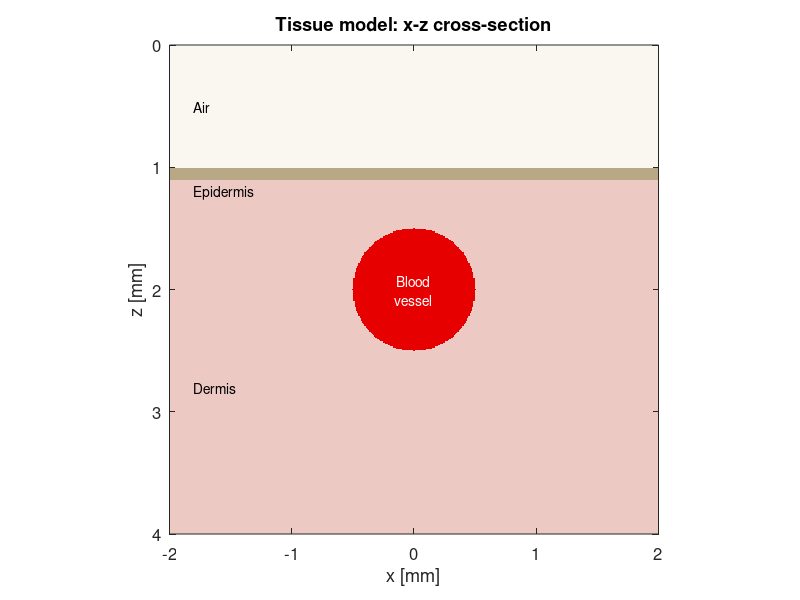

The MATLAB source for this figure:
%clear;clc;

Ny = 400;
Nx = Ny;
Nz = Ny;
% 由上到下 空气：1 血管：3 真皮：4 表皮：5 
dx = 0.010;  % mm，体素大小为 10 μm
dz = dx;

x = ((1:Nx)' - Nx/2) * dx;
z = (1:Nz)' * dz;

T = double(zeros(Nx, Ny, Nz));
T = T + 4;  % 默认填充真皮：4 = dermis

zsurf = 1;  % 空气/皮肤表面的位置，单位 mm

for iz = 1:Nz

    % 空气：1 = air
    if iz <= round(zsurf/dz)
        T(:, :, iz) = 1;
    end

    % 表皮：5 = epidermis，厚度 100 μm
    if iz > round(zsurf/dz) && ...
       iz <= round((zsurf + 0.100)/dz)
        T(:, :, iz) = 5;
    end

    % 血管：沿 y 轴延伸的圆柱
    xc = 0;            % 血管中心 x 坐标，mm
    zc = Nz/2 * dz;    % 血管中心 z 坐标，mm
    vesselradius = 0.5; % 血管半径，mm

    for ix = 1:Nx
        xd = x(ix) - xc;
        zd = z(iz) - zc;
        r = sqrt(xd^2 + zd^2);

        if r <= vesselradius
            T(ix, :, iz) = 3;  % 3 = blood
        end
    end
end


%%Figure 
% %% 可视化：组织的 x-z 侧面截面
% names = fieldnames(results);
% for k = 1:numel(names)
%     eval([names{k} ' = results.(names{k});']);
% end
% clear names k

% 血管沿 y 方向延伸，取中间位置的截面
iy = Ny/2;
Txz = squeeze(T(:, iy, :))';

% 将组织编号转换成连续的颜色编号
C = zeros(Nz, Nx);
C(Txz == 1) = 1;  % 空气
C(Txz == 5) = 2;  % 表皮
C(Txz == 4) = 3;  % 真皮
C(Txz == 3) = 4;  % 血管

figure('Color', 'w');
imagesc(x, z, C);

colormap([
    0.98 0.97 0.94;   % 空气：米白
    0.72 0.66 0.52;   % 表皮：棕色
    0.93 0.79 0.77;   % 真皮：粉色
    0.90 0.00 0.00    % 血管：红色
]);
caxis([0.5 4.5]);

axis image;
set(gca, 'YDir', 'reverse', 'FontSize', 12);
xlim([-2 2]);
ylim([0 4]);

xlabel('x [mm]');
ylabel('z [mm]');
title('Tissue model: x-z cross-section');
box on;

% 添加组织标签
text(-1.8, 0.5, 'Air');
text(-1.8, 1.2, 'Epidermis');
text(-1.8, 2.8, 'Dermis');

text(xc, zc, {'Blood', 'vessel'}, ...
    'Color', 'w', ...
    'HorizontalAlignment', 'center');
